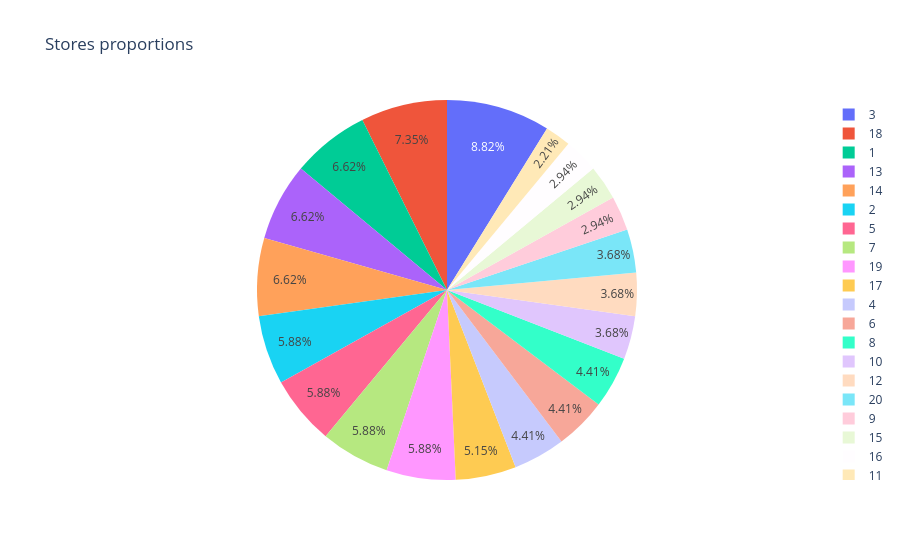

Write notebook code for a chart like this one.
### Code cell
df_store = df['store'].value_counts().reset_index()
fig = px.pie(df_store.sort_values("store"),
             names = "store", 
             values = "count", 
             title = "Stores proportions", 
             labels={"count": "number"},
            color_discrete_sequence = px.colors.qualitative.Plotly)
fig.show()

### Figure 1 — Plotly figure (JSON) as saved in the notebook; plotly's stock layout.template omitted (floating-point values rounded to 4 significant figures)
{"data": [{"domain": {"x": [0, 1], "y": [0, 1]}, "hovertemplate": "store=%{label}<br>number=%{value}<extra></extra>", "labels": [1, 2, 3, 4, 5, 6, 7, 8, 9, 10, 11, 12, 13, 14, 15, 16, 17, 18, 19, 20], "legendgroup": "", "name": "", "showlegend": true, "type": "pie", "values": [9, 8, 12, 6, 8, 6, 8, 6, 4, 5, 3, 5, 9, 9, 4, 4, 7, 10, 8, 5]}], "layout": {"legend": {"tracegroupgap": 0}, "piecolorway": ["#636EFA", "#EF553B", "#00CC96", "#AB63FA", "#FFA15A", "#19D3F3", "#FF6692", "#B6E880", "#FF97FF", "#FECB52"], "title": {"text": "Stores proportions"}}}
